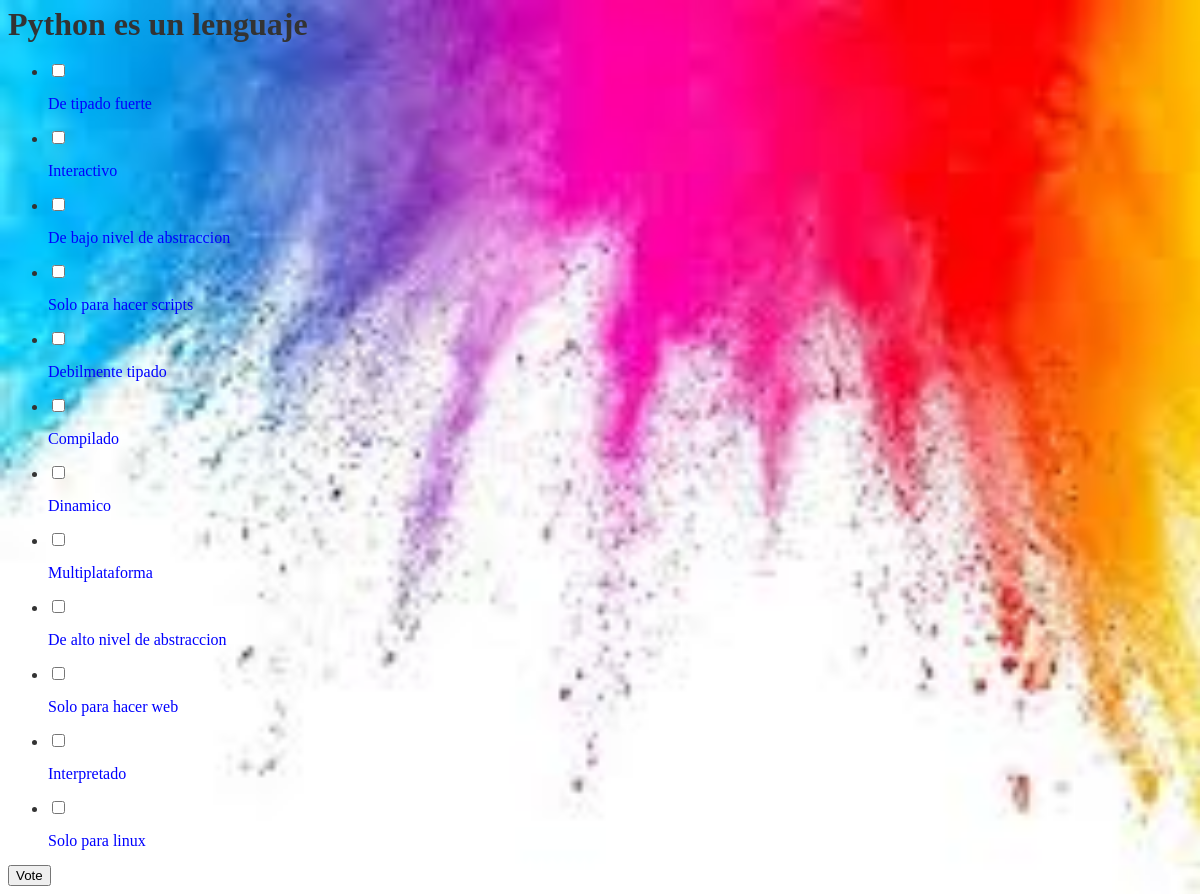
The app's page /polls/2/ with its own data.
### polls/models.py (models this page shows, shortened)
class Question(models.Model):
    question_text = models.CharField(max_length=100)
    pub_date = models.DateTimeField('fecha de publicacion')

class Choice(models.Model):
    question = models.ForeignKey(Question, on_delete=models.CASCADE)
    choice_text = models.CharField(max_length=100)
    correcto = models.BooleanField(default=False)

### polls/views.py (the view)
# urls.py: path('<int:pk>/', views.DetailView.as_view(), name='detail'),
class DetailView(generic.DetailView):
    model = Question
    template_name = 'polls/detail.html'
    def get_queryset(self):
        return Question.objects.filter(pub_date__lte=timezone.now())

### polls/templates/polls/detail.html (shortened to what this page needs)
{% load static %}
<h1>{{ question.question_text }}</h1>
<link rel="stylesheet" type="text/css" href="{% static 'polls/style.css' %}">
<ul>
<form action="{% url 'polls:corregir' question.id %}" method="post">
{% for choice in question.choice_set.all %}
    <li><input type="checkbox" name="choice" id="choice{{ forloop.counter }}" value="{{ choice.id }}">
    <label for="choice{{ forloop.counter }}"><p style="color:blue">{{ choice.choice_text  }}</label><br></p></li>
{% endfor %}
</ul>
<input type="submit" value="Vote">

### records on screen
Question: question_text "Python es un lenguaje"
Choice: choice_text "De tipado fuerte"
Choice: choice_text "Interactivo"
Choice: choice_text "De bajo nivel de abstraccion"
Choice: choice_text "Solo para hacer scripts"
Choice: choice_text "Debilmente tipado"
Choice: choice_text "Compilado"
Choice: choice_text "Dinamico"
Choice: choice_text "Multiplataforma"
Choice: choice_text "De alto nivel de abstraccion"
Choice: choice_text "Solo para hacer web"
Choice: choice_text "Interpretado"
Choice: choice_text "Solo para linux"
